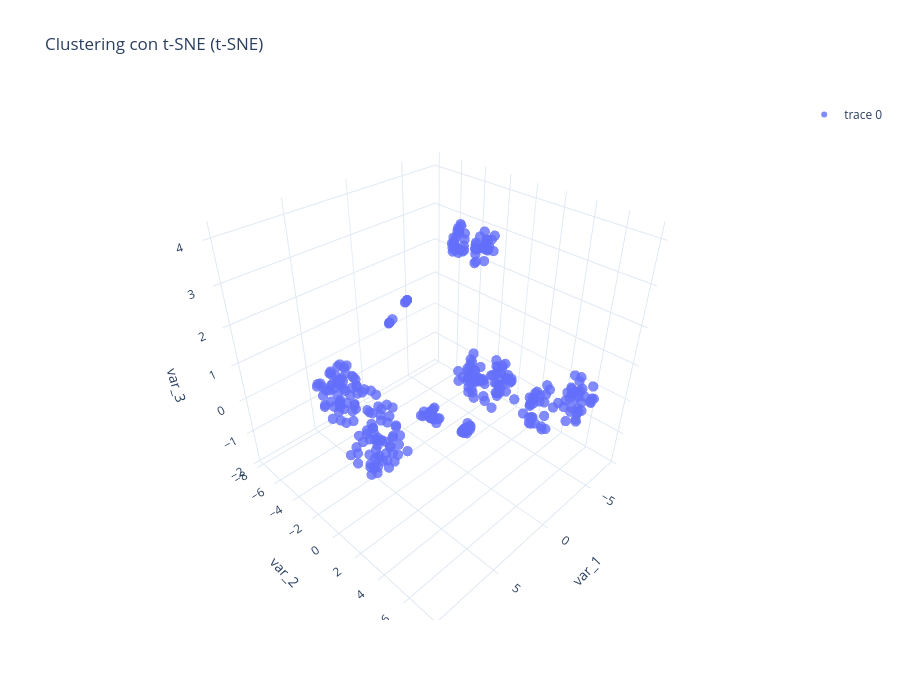

Notebook code cell kept with this figure:
### Code cell
# Visualizamos la proyección 3D de t-SNE
fig = visualizar_proyeccion_3d(
    df=df_penguins_tsne_3d,
    columna_x='var_1',
    columna_y='var_2',
    columna_z='var_3',
    titulo='Clustering con t-SNE',
    metodo='t-SNE'
)
fig.show(render='iframe')

### Figure 1 — Plotly figure (JSON) as saved in the notebook; plotly's stock layout.template omitted (floating-point values rounded to 4 significant figures; data arrays with more than 128 entries replaced by an {"elided": "..."} marker saying what was removed)
{"data": [{"hovertemplate": "var_1: %{x:.2f}<br>var_2: %{y:.2f}<br>var_3: %{z:.2f}<extra></extra>", "marker": {"color": "#636EFA", "opacity": 0.8, "size": 6}, "mode": "markers", "type": "scatter3d", "x": {"elided": "344 float values"}, "y": {"elided": "344 float values"}, "z": {"elided": "344 float values"}}], "layout": {"height": 700, "scene": {"aspectmode": "cube", "xaxis": {"title": {"text": "var_1"}}, "yaxis": {"title": {"text": "var_2"}}, "zaxis": {"title": {"text": "var_3"}}}, "showlegend": true, "title": {"text": "Clustering con t-SNE (t-SNE)"}, "width": 900}}
